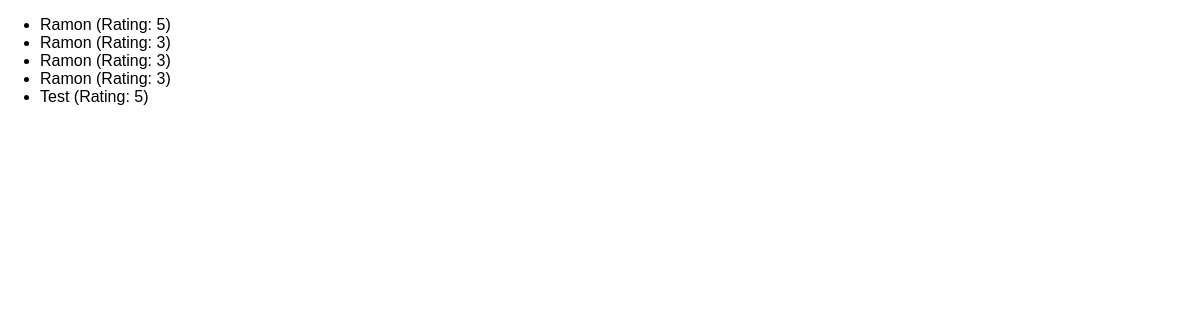
/reviews, run on an earlier commit of the app's database.
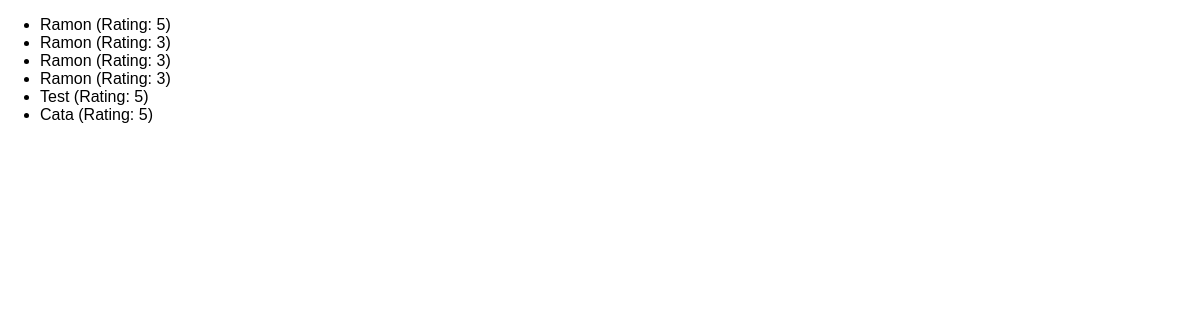
And on a later commit of the database.
### reviews/models.py (models this page shows, shortened)
class Review(models.Model):
    user_name = models.CharField(max_length=100)
    review_text = models.TextField()
    rating = models.IntegerField()

### reviews/views.py (the view)
# urls.py: path("reviews", views.ReviewListView.as_view()),
class ReviewListView(ListView):
    template_name = 'reviews/review_list.html'
    model = Review
    context_object_name = 'reviews'

### reviews/templates/reviews/review_list.html (shortened to what this page needs)
{% extends 'reviews/base.html' %}
{% block content %}
    <ul>
        {% for review in reviews %}
        <li> {{ review.user_name }} (Rating: {{ review.rating }}) </li>
        {% endfor %}
    </ul>
{% endblock %}

### reviews/templates/reviews/base.html (shortened to what this page needs)
{% load static %}
<!DOCTYPE html>
<html lang="en">
<head>
    <link rel='stylesheet' href="{% static 'reviews/styles.css' %}"
</head>
<body>
    {% block content %}
    {% endblock %}
</body>
</html>

### reviews/static/reviews/styles.css (style rules this page uses)
body { font-family: sans-serif; margin: 0; }

What changed in the data, as far as the page shows it:
added Review: user_name "Cata", rating "5"
